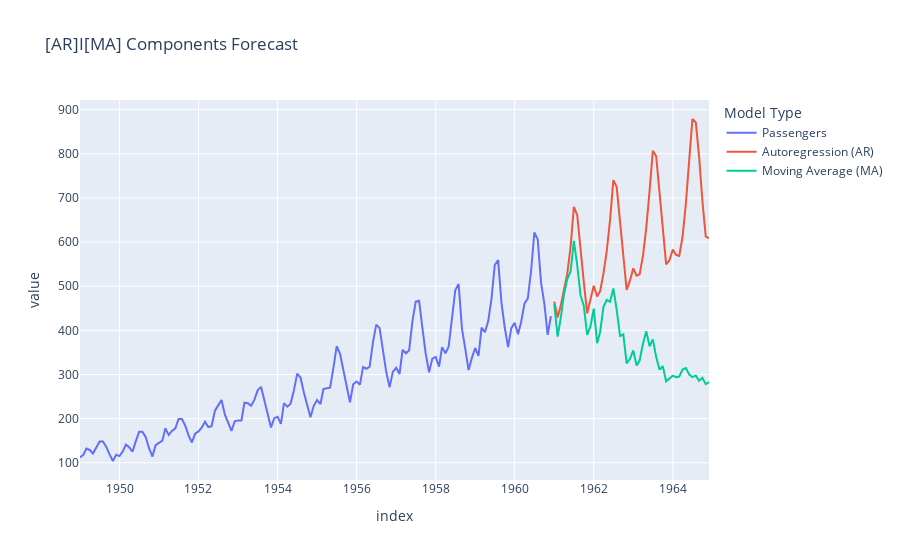

The notebook cell saved with this chart:
### Markdown cell above
### Moving Average (MA)

### Code cell
from statsmodels.tsa.arima.model import ARIMA 

def ma_forecast(data, order, horizon):
    model = ARIMA(data, order=(0, 0, order))
    model_fit = model.fit()
    forecast = model_fit.predict(start=len(data), end=len(data)+horizon-1)
    return forecast

df_forecast_arima_components['Moving Average (MA)'] = ma_forecast(data, horizon, horizon)

fig = pd.concat([df_passengers, df_forecast_arima_components]).plot(title='[AR]I[MA] Components Forecast')
fig = fig.update_layout(legend_title_text='Model Type')
fig

### Figure 1 — Plotly figure (JSON) as saved in the notebook; plotly's stock layout.template omitted (floating-point values rounded to 4 significant figures; data arrays with more than 128 entries replaced by an {"elided": "..."} marker saying what was removed)
{"data": [{"hovertemplate": "variable=Passengers<br>index=%{x}<br>value=%{y}<extra></extra>", "legendgroup": "Passengers", "line": {"color": "#636efa", "dash": "solid"}, "marker": {"symbol": "circle"}, "mode": "lines", "name": "Passengers", "orientation": "v", "showlegend": true, "type": "scatter", "x": {"elided": "192 str values"}, "xaxis": "x", "y": {"elided": "192 int values"}, "yaxis": "y"}, {"hovertemplate": "variable=Autoregression (AR)<br>index=%{x}<br>value=%{y}<extra></extra>", "legendgroup": "Autoregression (AR)", "line": {"color": "#EF553B", "dash": "solid"}, "marker": {"symbol": "circle"}, "mode": "lines", "name": "Autoregression (AR)", "orientation": "v", "showlegend": true, "type": "scatter", "x": {"elided": "192 str values"}, "xaxis": "x", "y": {"elided": "192 float values"}, "yaxis": "y"}, {"hovertemplate": "variable=Moving Average (MA)<br>index=%{x}<br>value=%{y}<extra></extra>", "legendgroup": "Moving Average (MA)", "line": {"color": "#00cc96", "dash": "solid"}, "marker": {"symbol": "circle"}, "mode": "lines", "name": "Moving Average (MA)", "orientation": "v", "showlegend": true, "type": "scatter", "x": {"elided": "192 str values"}, "xaxis": "x", "y": {"elided": "192 float values"}, "yaxis": "y"}], "layout": {"legend": {"title": {"text": "Model Type"}, "tracegroupgap": 0}, "title": {"text": "[AR]I[MA] Components Forecast"}, "xaxis": {"anchor": "y", "domain": [0, 1], "title": {"text": "index"}}, "yaxis": {"anchor": "x", "domain": [0, 1], "title": {"text": "value"}}}}
